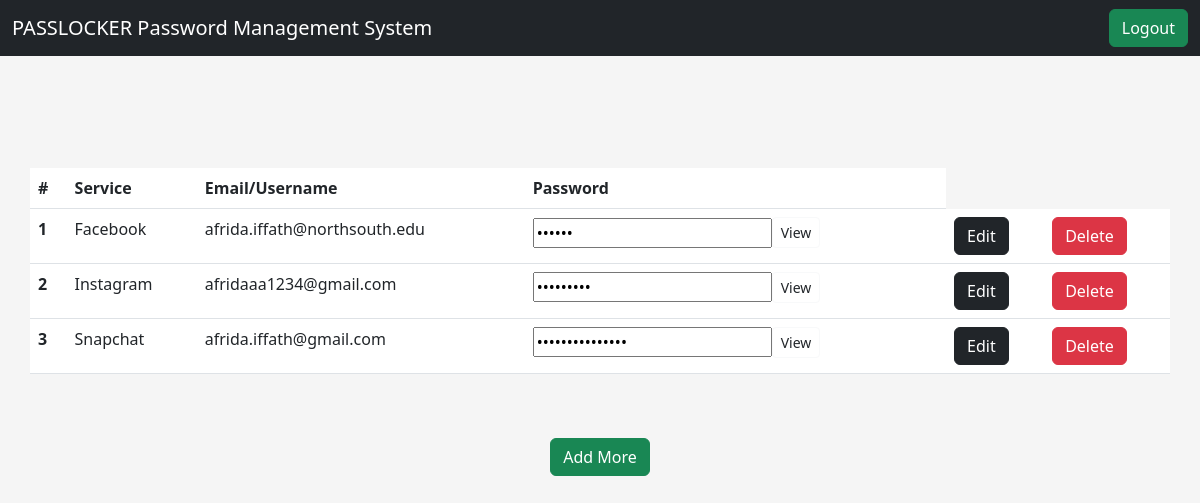
The app's page /records/afrida.iffath@northsouth.edu (signed in) with its own data.
### home/models.py (models this page shows, shortened)
class ServiceRecords(models.Model):
    user = models.ForeignKey(User, on_delete=models.CASCADE)
    service = models.CharField(max_length=1000, default='', null=True, blank=True)
    email = models.CharField(max_length=1000, default='', null=True, blank=True)
    password = models.CharField(max_length=1000, default='', null=True, blank=True)

### home/views.py (the view)
# urls.py: path('records/<str:username>', views.records, name='records'),
def records(request, username):
    if request.user.is_authenticated and request.user.username==username:
        user = User.objects.get(email=username)
        services = ServiceRecords.objects.filter(user=user)
        params={
            "username":request.user.username,
            "services": services
        }
        return render(request, 'records.html', params)
    else:
        return render(request, 'records.html')

### home/templates/records.html (shortened to what this page needs)
{% extends 'layout.html' %}
{% block body %}
<div class="table-responsive mt-5 pt-5" style="max-height:400px">
    <table class="container table table-stripe mt-3">
        <thead>
          <tr>
            <th >#</th>
            <th >Service</th>
            <th >Email/Username</th>
            <th >Password</th>
          </tr>
        </thead>
        <tbody>
          {% for service in services %}
            <tr>
              <th>{{forloop.counter}}</th>
              <td>{{service.service}}</td>
              <td>{{service.email}}</td>
              <td><input type="password" id="pass{{forloop.counter}}" value="{{service.password}}" readonly><button class="mb-1 btn btn-outline-light text-dark btn-sm" id="{{forloop.counter}}" onclick="viewPass(this.id)">View</button> </td>
              <td ><button class="btn btn-dark" data-bs-toggle="modal" data-bs-target="#exampleModal{{forloop.counter}}">Edit</button></td>
              <td ><a class="btn btn-danger" href="/deleteService/{{service.id}}">Delete</a></td>
            </tr>
          {% endfor %}
        </tbody>
      </table>
    </div>
    <p class="text-center mt-5"><button class="btn btn-success btn-block" data-bs-toggle="modal" data-bs-target="#exampleModal">Add More</button></p>
{% endblock %}

### home/templates/layout.html (style rules this page uses)
body { align-items: center; background-color: #f5f5f5; }

### records on screen
ServiceRecords: service "Facebook", email "afrida.iffath@northsouth.edu"
ServiceRecords: service "Instagram", email "afridaaa1234@gmail.com"
ServiceRecords: service "Snapchat", email "afrida.iffath@gmail.com"
